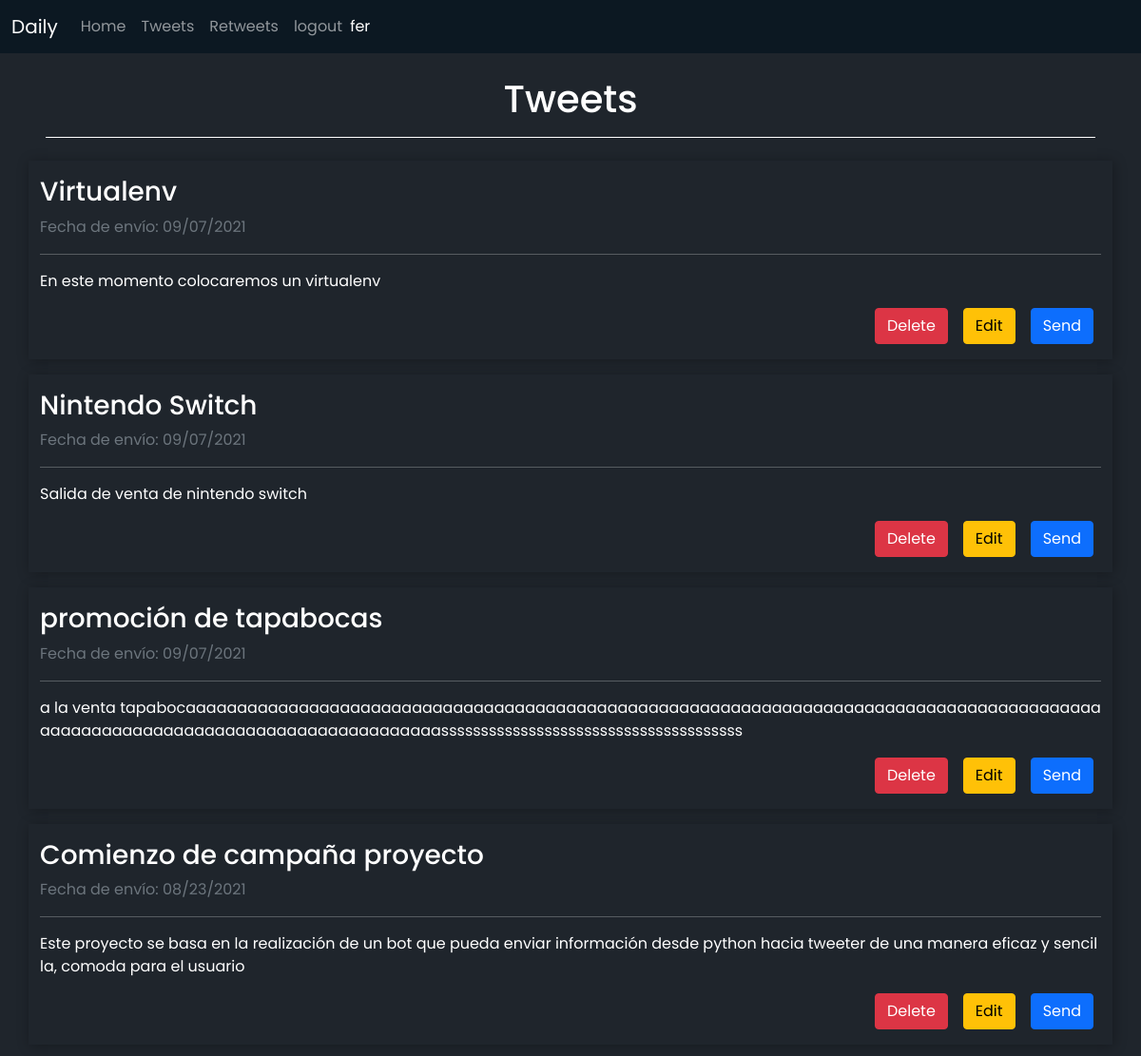
The app's page /tweets (signed in), older data.
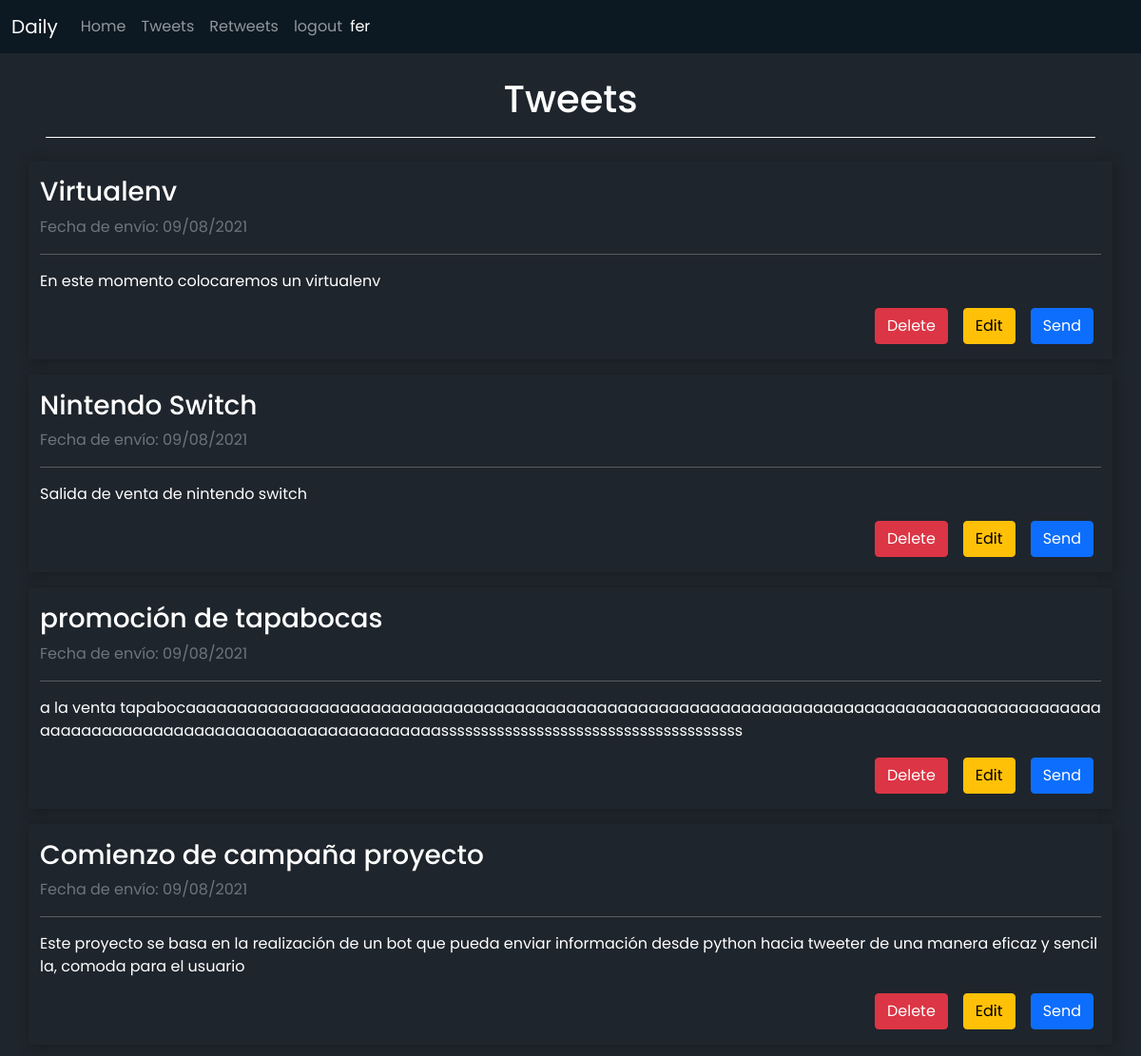
The same page, newer data.
### daily/models.py (models this page shows, shortened)
class Entry(models.Model):
    owner = models.ForeignKey(User, on_delete=models.CASCADE)
    title = models.CharField(max_length=50)
    content = models.TextField(max_length=280, null= False, blank= False)
    date = models.CharField(max_length=255)

### daily/views.py (the view)
# urls.py: path('tweets', views.tweets, name='tweets'),
def tweets(request):
    tweets = Entry.objects.filter(owner = request.user)
    return render(request, 'daily/tweets.html', {'tweets': tweets})

### daily/templates/daily/tweets.html (shortened to what this page needs)
{% extends 'daily/layout.html' %}
{% load static %}
{% block style %}
    <link rel="stylesheet" href="{% static 'daily/modalEdit.css' %}">
{% endblock %}
{% load crispy_forms_tags %}
{% block content %}
    <h1 class="text-white text-center mt-4 border-bottom border-white mx-5 mb-4 pb-3">Tweets</h1>
    {% for tweet in tweets %}
        <div class="container text-white my-3 py-3" style="box-shadow:1px 1px 13px 0.5px rgba(0, 0, 0, 0.3);">
            <div class="title">
                <h3 id="title-{{tweet.id}}">{{tweet.title}}</h3>
                <p id="date-{{tweet.id}}" class="text-muted">Fecha de envío: {{tweet.date}}</p>
                <hr>
            </div>
            <div class="content" style="word-break: break-all;">
                <p id="content-{{tweet.id}}">{{tweet.content}}</p>
            </div>
            <div class="buttons d-flex justify-content-end">
                <a class="btn btn-danger mx-2" href="{% url 'delete' tweet.id %}">Delete</a>
                <a type='button'  data-bs-toggle="modal" data-bs-target="#exampleModal-{{tweet.id}}" class="btn btn-warning mx-2" href="#">Edit</a>
                <a href="#" class="btn btn-primary mx-2">Send</a>
            </div>
        </div>
    {% endfor %}
{% endblock %}

Row changes from the older to the newer data that the page shows:
changed Entry "Virtualenv": date "09/07/2021" → "09/08/2021"
changed Entry "Nintendo Switch": date "09/07/2021" → "09/08/2021"
changed Entry "promoción de tapabocas": date "09/07/2021" → "09/08/2021"
changed Entry "Comienzo de campaña proyecto": date "08/23/2021" → "09/08/2021"
